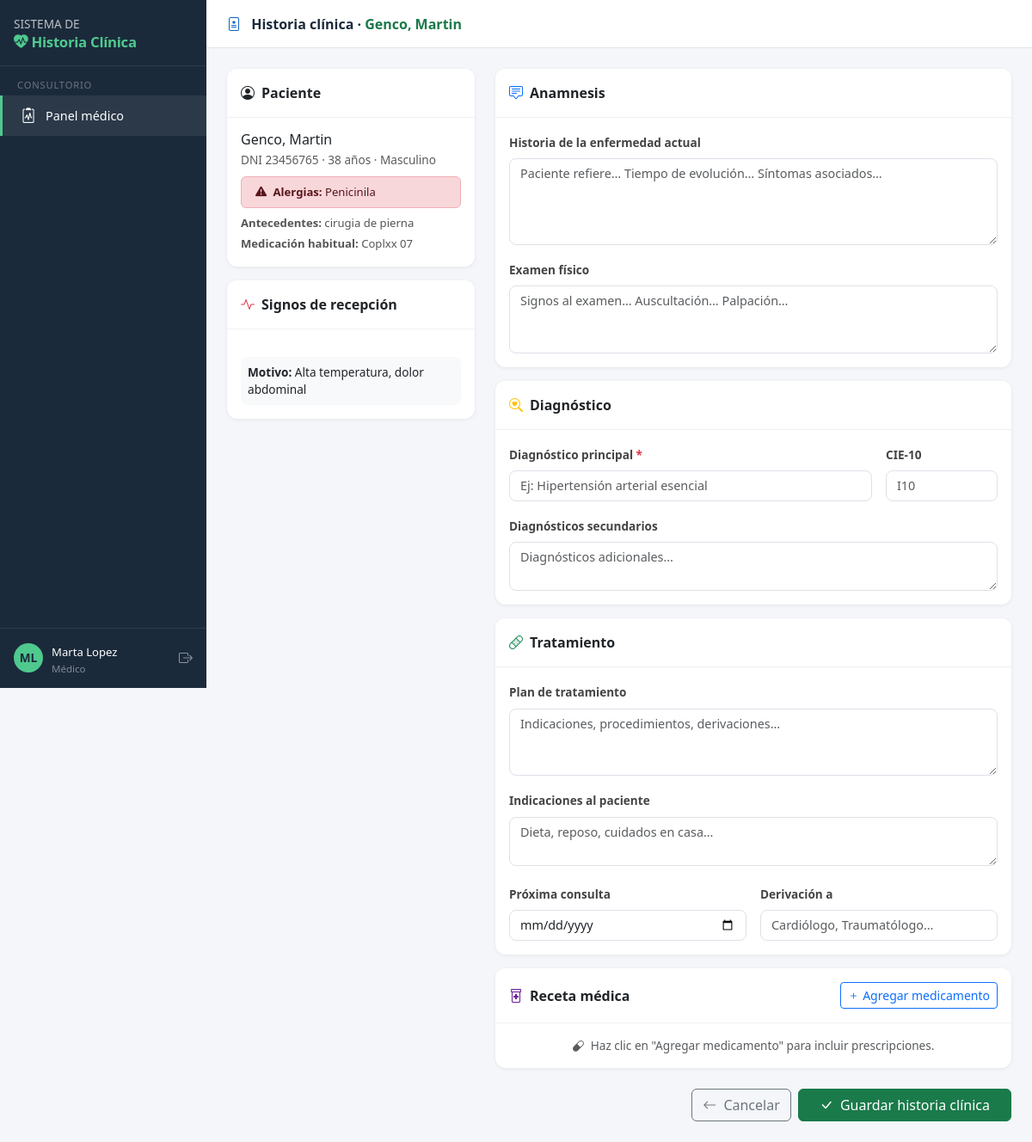
The app's page /consulta/historia/1/nueva/ (signed in) with its own data.
### cuentas/models.py (models this page shows, shortened)
class Usuario(AbstractUser):
    ROL_CHOICES = [
        ('admin', 'Administrador'),
        ('medico', 'Médico'),
        ('recepcion', 'Recepción'),
    ]
    rol = models.CharField(max_length=20, choices=ROL_CHOICES, default='recepcion')
    telefono = models.CharField(max_length=20, blank=True)
    especialidad = models.CharField(max_length=100, blank=True,
                                    help_text="Solo para médicos")
    matricula = models.CharField(max_length=50, blank=True,
                                 help_text="Matrícula profesional del médico")
    class Meta:
        verbose_name = 'Usuario'
        verbose_name_plural = 'Usuarios'
    @property
    def es_admin(self):
        return self.rol == 'admin' or self.is_superuser
    @property
    def es_medico(self):
        return self.rol == 'medico'
    @property
    def es_recepcion(self):
        return self.rol == 'recepcion'

### pacientes/models.py (models this page shows, shortened)
class Paciente(models.Model):
    SEXO_CHOICES = [('M', 'Masculino'), ('F', 'Femenino'), ('O', 'Otro')]
    SANGRE_CHOICES = [
        ('A+', 'A+'), ('A-', 'A-'), ('B+', 'B+'), ('B-', 'B-'),
        ('AB+', 'AB+'), ('AB-', 'AB-'), ('O+', 'O+'), ('O-', 'O-'),
    ]
    dni = models.CharField(max_length=20, unique=True, verbose_name='DNI / Cédula')
    apellido = models.CharField(max_length=100)
    nombre = models.CharField(max_length=100)
    fecha_nacimiento = models.DateField()
    sexo = models.CharField(max_length=1, choices=SEXO_CHOICES)
    grupo_sanguineo = models.CharField(max_length=3, choices=SANGRE_CHOICES, blank=True)
    telefono = models.CharField(max_length=30, blank=True)
    email = models.EmailField(blank=True)
    domicilio = models.CharField(max_length=200, blank=True)
    ciudad = models.CharField(max_length=100, blank=True)
    alergias = models.TextField(blank=True)
    antecedentes = models.TextField(blank=True)
    medicacion_habitual = models.TextField(blank=True)
    obra_social = models.CharField(max_length=100, blank=True)
    nro_afiliado = models.CharField(max_length=50, blank=True)
    activo = models.BooleanField(default=True)
    creado = models.DateTimeField(auto_now_add=True)
    actualizado = models.DateTimeField(auto_now=True)
    class Meta:
        verbose_name = 'Paciente'
        verbose_name_plural = 'Pacientes'
        ordering = ['apellido', 'nombre']
    @property
    def nombre_completo(self):
        return f"{self.apellido}, {self.nombre}"
    @property
    def edad(self):
        today = timezone.now().date()
        born = self.fecha_nacimiento
        return today.year - born.year - ((today.month, today.day) < (born.month, born.day))

class SignosVitales(models.Model):
    paciente = models.ForeignKey(Paciente, on_delete=models.CASCADE,
                                  related_name='signos_vitales')
    tomados_por = models.ForeignKey('cuentas.Usuario', on_delete=models.SET_NULL,
                                     null=True, related_name='signos_tomados')
    fecha_hora = models.DateTimeField(default=timezone.now)
    presion_sistolica = models.PositiveSmallIntegerField(null=True, blank=True,
                                                          verbose_name='Presión sistólica (mmHg)')
    presion_diastolica = models.PositiveSmallIntegerField(null=True, blank=True,
                                                           verbose_name='Presión diastólica (mmHg)')
    frecuencia_cardiaca = models.PositiveSmallIntegerField(null=True, blank=True,
                                                            verbose_name='FC (lpm)')
    frecuencia_respiratoria = models.PositiveSmallIntegerField(null=True, blank=True,
                                                                verbose_name='FR (rpm)')
    temperatura = models.DecimalField(max_digits=4, decimal_places=1, null=True, blank=True,
                                       verbose_name='Temperatura (°C)')
    saturacion_o2 = models.PositiveSmallIntegerField(null=True, blank=True,
                                                      verbose_name='SatO₂ (%)')
    peso = models.DecimalField(max_digits=5, decimal_places=1, null=True, blank=True,
                                verbose_name='Peso (kg)')
    talla = models.DecimalField(max_digits=4, decimal_places=1, null=True, blank=True,
                                 verbose_name='Talla (cm)')
    motivo_consulta = models.TextField(verbose_name='Motivo de consulta')
    observaciones = models.TextField(blank=True)
    class Meta:
        verbose_name = 'Signos vitales'
        verbose_name_plural = 'Signos vitales'
        ordering = ['-fecha_hora']
    @property
    def imc(self):
        if self.peso and self.talla and self.talla > 0:
            talla_m = float(self.talla) / 100
            return round(float(self.peso) / (talla_m ** 2), 1)
        return None

### consulta/views.py (the view, shortened to what this page needs)
# urls.py: path('historia/<int:turno_id>/nueva/', views.nueva_historia,    name='nueva_historia'),
@solo_medico
def nueva_historia(request, turno_id):
    turno = get_object_or_404(Turno, pk=turno_id, medico=request.user)
    paciente = turno.paciente
    historial = HistoriaClinica.objects.filter(
        turno__paciente=paciente
    ).order_by('-fecha_hora')[:5]
    return render(request, 'consulta/nueva_historia.html', {
        'turno': turno,
        'paciente': paciente,
        'signos': turno.signos,
        'historial': historial,
    })

### cuentas/views.py (called while the page is built)
def rol_requerido(*roles):
    def decorator(view_func):
        @wraps(view_func)
        @login_required
        def wrapper(request, *args, **kwargs):
            if request.user.es_admin or request.user.rol in roles:
                return view_func(request, *args, **kwargs)
            messages.error(request, 'No tienes permiso para acceder a esta sección.')
            return redirect('inicio')
        return wrapper
    return decorator

### templates/consulta/nueva_historia.html (shortened to what this page needs)
{% extends "base/base.html" %}
{% block page_title %}
  <i class="bi bi-file-medical me-2" style="color:#1565c0"></i>
  Historia clínica · <span style="color:#1a7a4a">{{ paciente.nombre_completo }}</span>
{% endblock %}
{% block contenido %}
<div class="row g-4">
  <div class="col-lg-4">
    <div class="card mb-3">
      <div class="card-header py-3">
        <i class="bi bi-person-circle me-2"></i>Paciente
      </div>
      <div class="card-body">
        <h6 class="mb-1">{{ paciente.nombre_completo }}</h6>
        <div class="text-muted mb-2" style="font-size:.85rem">
          DNI {{ paciente.dni }} · {{ paciente.edad }} años · {{ paciente.get_sexo_display }}
        </div>
        {% if paciente.alergias %}
        <div class="alert alert-danger py-2 px-3 mb-2" style="font-size:.82rem">
          <i class="bi bi-exclamation-triangle-fill me-1"></i>
          <strong>Alergias:</strong> {{ paciente.alergias }}
        </div>
        {% endif %}
        {% if paciente.antecedentes %}
        <div style="font-size:.82rem;color:#555">
          <strong>Antecedentes:</strong> {{ paciente.antecedentes }}
        </div>
        {% endif %}
        {% if paciente.medicacion_habitual %}
        <div style="font-size:.82rem;color:#555;margin-top:4px">
          <strong>Medicación habitual:</strong> {{ paciente.medicacion_habitual }}
        </div>
        {% endif %}
      </div>
    </div>
    {% if signos %}
    <div class="card mb-3">
      <div class="card-header py-3">
        <i class="bi bi-activity me-2 text-danger"></i>Signos de recepción
      </div>
      <div class="card-body">
        <div class="mt-3 p-2" style="background:#f8f9fb;border-radius:8px;font-size:.85rem">
          <strong>Motivo:</strong> {{ signos.motivo_consulta }}
        </div>
      </div>
    </div>
    {% endif %}
  </div>
  <div class="col-lg-8">
    <form method="post" id="form-historia">
      <div class="card mb-3">
        <div class="card-header py-3">
          <i class="bi bi-chat-square-text me-2 text-primary"></i>Anamnesis
        </div>
        <div class="card-body">
          <label class="form-label">Historia de la enfermedad actual</label>
          <textarea name="anamnesis" class="form-control" rows="4" required
                    placeholder="Paciente refiere… Tiempo de evolución… Síntomas asociados…"></textarea>
          <div class="mt-3">
            <label class="form-label">Examen físico</label>
            <textarea name="examen_fisico" class="form-control" rows="3"
                      placeholder="Signos al examen… Auscultación… Palpación…"></textarea>
          </div>
        </div>
      </div>
      <div class="card mb-3">
        <div class="card-header py-3">
          <i class="bi bi-search-heart me-2 text-warning"></i>Diagnóstico
        </div>
        <div class="card-body">
          <div class="row g-3">
            <div class="col-md-9">
              <label class="form-label">Diagnóstico principal <span class="text-danger">*</span></label>
              <input type="text" name="diagnostico_principal" class="form-control" required
                     placeholder="Ej: Hipertensión arterial esencial">
            </div>
            <div class="col-md-3">
              <label class="form-label">CIE-10</label>
              <input type="text" name="cie10" class="form-control" placeholder="I10">
            </div>
            <div class="col-12">
              <label class="form-label">Diagnósticos secundarios</label>
              <textarea name="diagnosticos_secundarios" class="form-control" rows="2"
                        placeholder="Diagnósticos adicionales…"></textarea>
            </div>
          </div>
        </div>
      </div>
      <div class="card mb-3">
        <div class="card-header py-3">
          <i class="bi bi-bandaid me-2 text-success"></i>Tratamiento
        </div>
        <div class="card-body">
          <label class="form-label">Plan de tratamiento</label>
          <textarea name="tratamiento" class="form-control" rows="3" required
                    placeholder="Indicaciones, procedimientos, derivaciones…"></textarea>
          <div class="mt-3">
            <label class="form-label">Indicaciones al paciente</label>
            <textarea name="indicaciones" class="form-control" rows="2"
                      placeholder="Dieta, reposo, cuidados en casa…"></textarea>
          </div>
          <div class="row g-3 mt-1">
            <div class="col-md-6">
              <label class="form-label">Próxima consulta</label>
              <input type="date" name="proxima_consulta" class="form-control">
            </div>
            <div class="col-md-6">
              <label class="form-label">Derivación a</label>
              <input type="text" name="derivacion" class="form-control" placeholder="Cardiólogo, Traumatólogo…">
            </div>
          </div>
        </div>
      </div>
      <div class="card mb-4">
        <div class="card-header py-3 d-flex justify-content-between align-items-center">
          <span><i class="bi bi-prescription2 me-2" style="color:#6a1b9a"></i>Receta médica</span>
          <button type="button" class="btn btn-outline-primary btn-sm" onclick="agregarMedicamento()">
            <i class="bi bi-plus"></i> Agregar medicamento
          </button>
        </div>
        <div class="card-body">
          <p class="text-muted text-center mb-0" id="receta-vacia" style="font-size:.85rem">
            <i class="bi bi-capsule me-1"></i>
            Haz clic en "Agregar medicamento" para incluir prescripciones.
          </p>
        </div>
      </div>
      <div class="d-flex gap-2 justify-content-end">
        <a href="/consulta/panel/" class="btn btn-outline-secondary">
          <i class="bi bi-arrow-left me-1"></i> Cancelar
        </a>
        <button type="submit" class="btn btn-primary px-4">
          <i class="bi bi-check-lg me-1"></i> Guardar historia clínica
        </button>
      </div>
    </form>
  </div>
</div>
{% endblock %}

### templates/base/base.html (shortened to what this page needs)
<!DOCTYPE html>
<html lang="es">
<head>
  <link href="https://cdn.jsdelivr.net/npm/bootstrap@5.3.2/dist/css/bootstrap.min.css" rel="stylesheet">
  <link href="https://cdn.jsdelivr.net/npm/bootstrap-icons@1.11.3/font/bootstrap-icons.min.css" rel="stylesheet">
</head>
<body>
{% if user.is_authenticated %}
<nav id="sidebar">
  <div class="brand">
    <h6>SISTEMA DE</h6>
    <strong><i class="bi bi-heart-pulse-fill me-1"></i>Historia Clínica</strong>
  </div>
  {% if user.es_medico or user.es_admin %}
  <div class="section-label">Consultorio</div>
  <a href="/consulta/panel/" class="nav-link {% if 'consulta' in request.path %}active{% endif %}">
    <i class="bi bi-clipboard2-pulse"></i> Panel médico
  </a>
  {% endif %}
  <div class="user-block">
    <div class="avatar">{{ user.first_name|first|upper }}{{ user.last_name|first|upper }}</div>
    <div class="info">
      <span>{{ user.get_full_name|default:user.username }}</span>
      <small>{{ user.get_rol_display }}</small>
    </div>
    <a href="/cuentas/logout/" class="ms-auto text-white-50" title="Cerrar sesión">
      <i class="bi bi-box-arrow-right"></i>
    </a>
  </div>
</nav>
{% endif %}
<div id="main">
  {% if user.is_authenticated %}
  <div id="topbar">
    <div>
      <p class="page-title">{% block page_title %}{% endblock %}</p>
    </div>
  </div>
  {% endif %}
  <div class="p-4">
    {% block contenido %}{% endblock %}
  </div>
</div>
</body>
</html>

### templates/base/base.html (style rules this page uses)
:root { --sidebar-w: 240px; --verde: #1a7a4a; --verde-claro: #e8f5ee; --azul-med: #1565c0; --gris-bg: #f4f6f9; }
body { background: var(--gris-bg); font-family: 'Segoe UI', sans-serif; }
#sidebar { width: var(--sidebar-w); min-height: 100vh; background: #1b2a3b; position: fixed; top: 0; left: 0; z-index: 100; display: flex; flex-direction: column; transition: width .25s; }
#sidebar .brand { padding: 20px 16px 14px; border-bottom: 1px solid rgba(255,255,255,.08); }
#sidebar .brand h6 { color: #fff; margin: 0; font-size: .85rem; opacity: .7; }
#sidebar .brand strong { color: #4fc98e; font-size: 1.05rem; letter-spacing: -.3px; }
#sidebar .nav-link { color: rgba(255,255,255,.65); padding: 10px 20px; border-radius: 0; display: flex; align-items: center; gap: 10px; font-size: .9rem; transition: background .15s, color .15s; }
#sidebar .nav-link:hover, #sidebar .nav-link.active { background: rgba(255,255,255,.07); color: #fff; }
#sidebar .nav-link.active { border-left: 3px solid #4fc98e; }
#sidebar .nav-link i { font-size: 1.1rem; width: 20px; text-align: center; }
#sidebar .section-label { color: rgba(255,255,255,.35); font-size: .7rem; text-transform: uppercase; letter-spacing: .8px; padding: 14px 20px 4px; }
#sidebar .user-block { margin-top: auto; padding: 14px 16px; border-top: 1px solid rgba(255,255,255,.08); display: flex; align-items: center; gap: 10px; }
#sidebar .user-block .avatar { width: 34px; height: 34px; border-radius: 50%; background: #4fc98e; color: #1b2a3b; display: flex; align-items: center; justify-content: center; font-weight: 700; font-size: .85rem; flex-shrink: 0; }
#sidebar .user-block .info small { color: rgba(255,255,255,.45); font-size: .72rem; display: block; }
#sidebar .user-block .info span { color: #fff; font-size: .82rem; }
#main { margin-left: var(--sidebar-w); min-height: 100vh; }
#topbar { background: #fff; border-bottom: 1px solid #e0e4ea; padding: 0 24px; height: 56px; display: flex; align-items: center; justify-content: space-between; position: sticky; top: 0; z-index: 90; }
#topbar .page-title { font-size: 1rem; font-weight: 600; color: #1b2a3b; margin: 0; }
.card { border: none; border-radius: 12px; box-shadow: 0 1px 4px rgba(0,0,0,.07); }
.card-header { background: #fff; border-bottom: 1px solid #f0f0f0; font-weight: 600; border-radius: 12px 12px 0 0 !important; }
.form-label { font-size: .85rem; font-weight: 600; color: #444; }
.form-control, .form-select { border-radius: 8px; border-color: #dde1e7; font-size: .9rem; }
.btn-primary { background: var(--verde); border-color: var(--verde); }

### records on screen
Usuario: first_name|first "M", last_name|first "L", get_full_name "Marta Lopez", rol "Médico"
Paciente: nombre_completo "Genco, Martin", dni "23456765", edad "38", sexo "Masculino", alergias "Penicinila", antecedentes "cirugia de pierna", medicacion_habitual "Coplxx 07"
SignosVitales: motivo_consulta "Alta temperatura, dolor abdominal"
